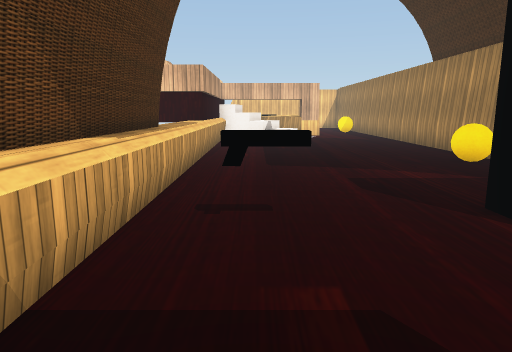
view 1 (above)

16 first-person views from a walk through a 3-D level made in the Unity game engine. The camera is 1.3 m above the floor, tilts 10° down and sees 70° across. The floor is counted in squares, 1 m on a side. Each view is taken from the middle of a square. On the plan, view 1 faces up. The plan holds only what a view shows up to about 15 squares ahead; the rest is blank. The player is left out. Some surface patterns are stand-ins.

view 2
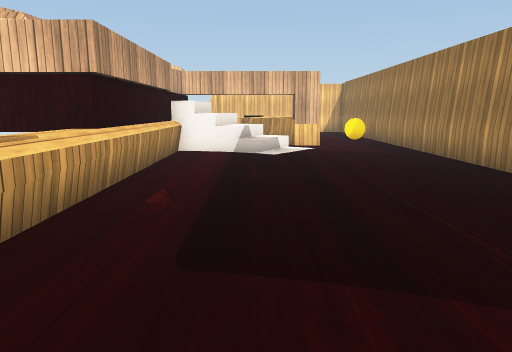

view 3
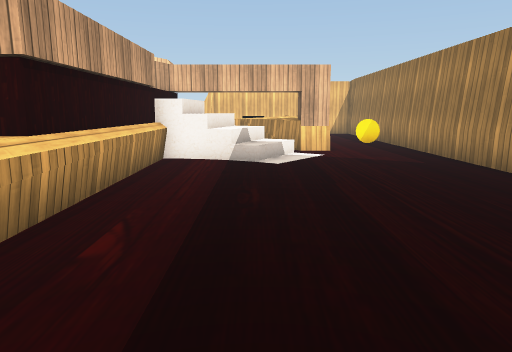

view 4
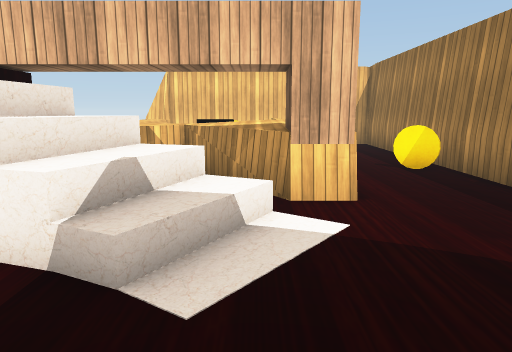

view 5
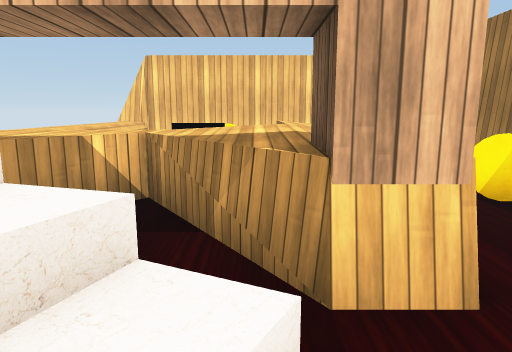

view 6
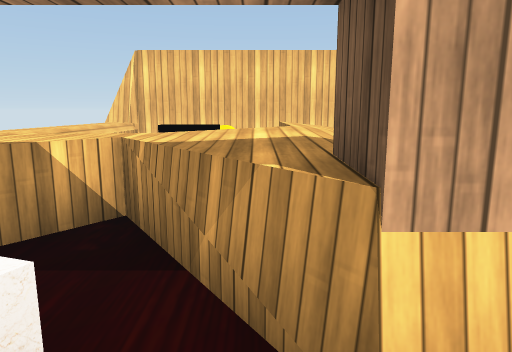

view 7
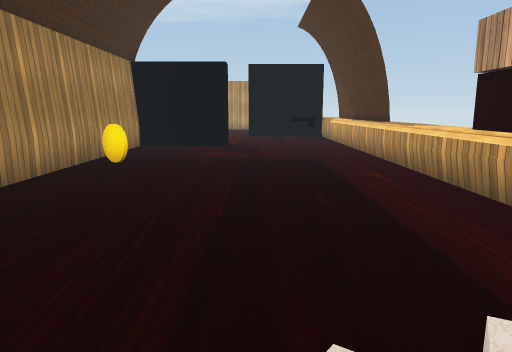

view 8
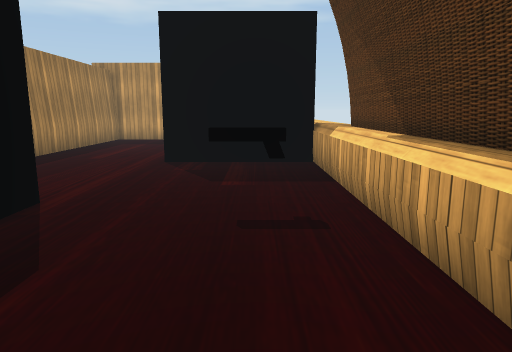

view 9
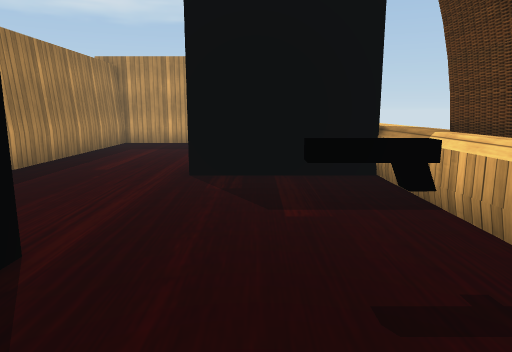

view 10
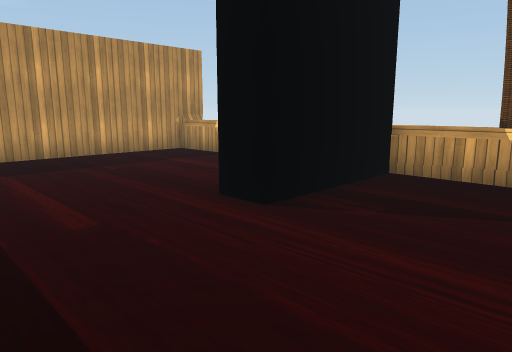

view 11
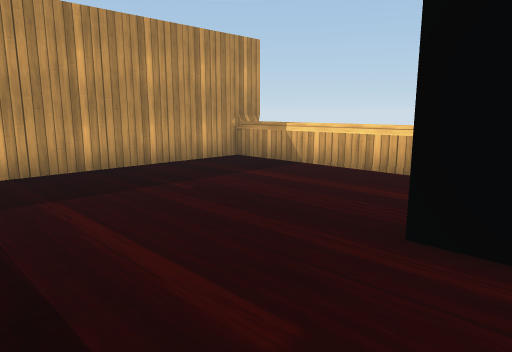

view 12
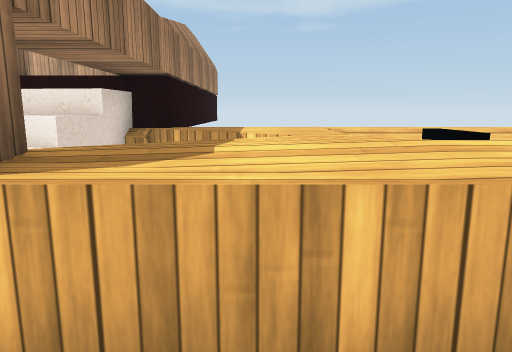

view 13
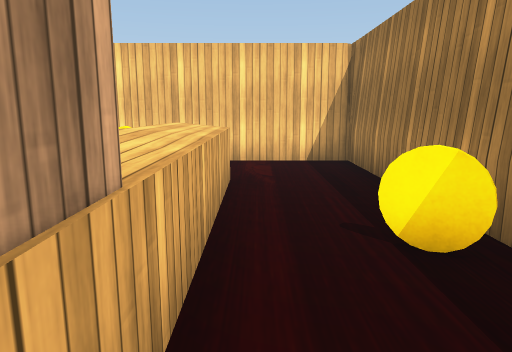

view 14
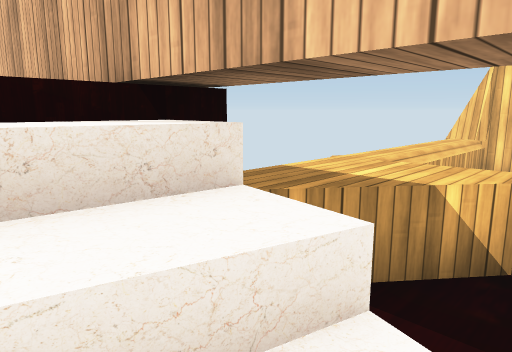

view 15
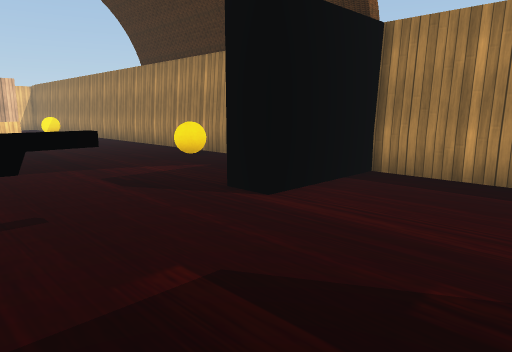

view 16
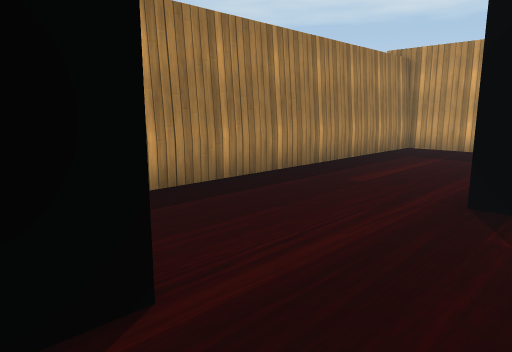

### Floor plan
Key: @ floor where view 1 was taken; # wall or solid block; x gap in a wall; . floor; / step, stairs or slope; = window, fence, low wall or low ledge; ^ raised ledge; v drop or lower ground; C coin; O other object.
Columns run from 9 left of view 1 to 7 right of it. Each row starts with its distance up from view 1.
 30        ##########
 29        ^    ....#
 28        ^    ....#
 27        ^    ^...#
 26        ^    ^...#
 25        ^  O ^...#
 24        ^^^^^^...#
 23        ^^^^^^..C#
 22        ^^.=^^...#
 21 #####^^^=v#=#...#
 20        ///=/....#
 19        /////....#
 18 #     ^=x=/.....#
 17 #      #........#
 16 #      #........#
 15 #      #........#
 14        #........#
 13       ^#........#
 12        ^........#
 11        ^........#
 10        ^........#
  9        ^.......C#
  8        ^........#
  7        #........#
  6        #........#
  5        #.....####
  4        #.O...####
  3        #........#
  2        #........#
  1        ^........#
  0        ^.@......#
 -1        ^####....#
 -2        ^........#
 -3        ^........#
 -4        ^........#
 -5        ^........#
 -6        ^........#
 -7        ^........#
 -8       #^#########

Positions as (right, up) in squares from view 1, and headings:
1: (0, 0), facing up
2: (1, 6), facing up
3: (1, 8), facing up
4: (2, 15), facing up
5: (2, 18), facing up
6: (2, 19), facing up
7: (2, 19), facing down
8: (0, 9), facing down
9: (1, 7), facing down
10: (6, 3), facing down-left
11: (6, 0), facing down-left
12: (5, 23), facing left
13: (4, 20), facing up
14: (1, 19), facing up-left
15: (-1, 0), facing up-right
16: (1, 5), facing down-right
